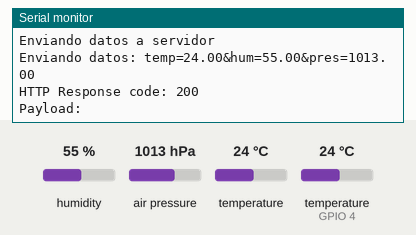
Simulated run of this sketch. Board: ESP32. On the bench: the last lines printed to the serial monitor. Inputs (shaded band) come from the test bench; at power-on: humidity 55 %, air pressure 1013 hPa, temperature 24 °C, temperature (sensor on GPIO 4) 24 °C. WiFi joins after 1.5 s; servers stay silent unless stated; uploads are accepted with an empty reply.

Above: at 17.7 s.
17.8 s: humidity set to 22 %
At 22.4 s:
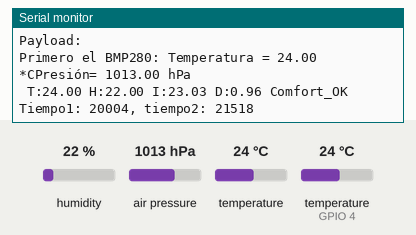
32.8 s: air pressure set to 952 hPa
At 40.16 s:
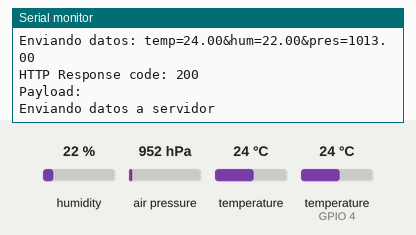
47.8 s: temperature (sensor 0) set to 12 °C
At 50.9 s:
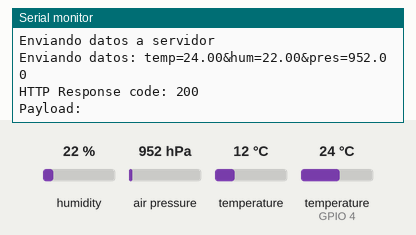

Measured:
- after the input at 17.8 s, the serial monitor: prints a new line after 3.7 s (image 1)

The sketch:

estacionMeteorologicaRecogeDatos.ino
```cpp
#include "DHTesp.h" // Click here to get the library: http://librarymanager/All#DHTesp
#include <Ticker.h>

#ifndef ESP32
#pragma message(THIS EXAMPLE IS FOR ESP32 ONLY!)
#error Select ESP32 board.
#endif

/**************************************************************/
/* Example how to read DHT sensors from an ESP32 using multi- */
/* tasking.                                                   */
/* This example depends on the Ticker library to wake up      */
/* the task every 20 seconds                                  */
/**************************************************************/
#include <WiFi.h>
#include <HTTPClient.h>
#include <Wire.h>
#include <SPI.h>
#include <Adafruit_BMP280.h>

Adafruit_BMP280 bmp; // use I2C interface
Adafruit_Sensor *bmp_temp = bmp.getTemperatureSensor();
Adafruit_Sensor *bmp_pressure = bmp.getPressureSensor();

const char* ssid = "*****";
const char* password = "*****";
//Your Domain name with URL path or IP address with path
const char* serverName = "http://tu-url/update-sensor.php";
DHTesp dht;

void tempTask(void *pvParameters);
bool getTemperature();
void triggerGetTemp();
float tempFinal=0.00;
float humFinal=0.00;
float presFinal=0.00;
int tiempo1=0;
int tiempo2=0;
/** Task handle for the light value read task */
TaskHandle_t tempTaskHandle = NULL;
/** Ticker for temperature reading */
Ticker tempTicker;
/** Comfort profile */
ComfortState cf;
/** Flag if task should run */
bool tasksEnabled = false;
/** Pin number for DHT11 data pin */
int dhtPin = 4;

/**
 * initTemp
 * Setup DHT library
 * Setup task and timer for repeated measurement
 * @return bool
 *    true if task and timer are started
 *    false if task or timer couldn't be started
 */
bool initTemp() {
  byte resultValue = 0;
  // Initialize temperature sensor
	dht.setup(dhtPin, DHTesp::DHT11);
	Serial.println("DHT initiated");

  // Start task to get temperature
	xTaskCreatePinnedToCore(
			tempTask,                       /* Function to implement the task */
			"tempTask ",                    /* Name of the task */
			4000,                           /* Stack size in words */
			NULL,                           /* Task input parameter */
			5,                              /* Priority of the task */
			&tempTaskHandle,                /* Task handle. */
			1);                             /* Core where the task should run */

  if (tempTaskHandle == NULL) {
    Serial.println("Failed to start task for temperature update");
    return false;
  } else {
    // Start update of environment data every 20 seconds
    tempTicker.attach(20, triggerGetTemp);
  }
  return true;
}

/**
 * triggerGetTemp
 * Sets flag dhtUpdated to true for handling in loop()
 * called by Ticker getTempTimer
 */
void triggerGetTemp() {
  if (tempTaskHandle != NULL) {
	   xTaskResumeFromISR(tempTaskHandle);
  }
}

/**
 * Task to reads temperature from DHT11 sensor
 * @param pvParameters
 *    pointer to task parameters
 */
void tempTask(void *pvParameters) {
	Serial.println("tempTask loop started");
	while (1) // tempTask loop
  {
    if (tasksEnabled) {
      // Get temperature values
			getTemperature();
		}
    // Got sleep again
		vTaskSuspend(NULL);
	}
}

/**
 * getTemperature
 * Reads temperature from DHT11 sensor
 * @return bool
 *    true if temperature could be aquired
 *    false if aquisition failed
*/
bool getTemperature() {
	// Reading temperature for humidity takes about 250 milliseconds!
	// Sensor readings may also be up to 2 seconds 'old' (it's a very slow sensor)
  TempAndHumidity newValues = dht.getTempAndHumidity();
	// Check if any reads failed and exit early (to try again).
	if (dht.getStatus() != 0) {
		Serial.println("DHT11 error status: " + String(dht.getStatusString()));
		return false;
	}

	float heatIndex = dht.computeHeatIndex(newValues.temperature, newValues.humidity);
  float dewPoint = dht.computeDewPoint(newValues.temperature, newValues.humidity);
  float cr = dht.getComfortRatio(cf, newValues.temperature, newValues.humidity);

  String comfortStatus;
  switch(cf) {
    case Comfort_OK:
      comfortStatus = "Comfort_OK";
      break;
    case Comfort_TooHot:
      comfortStatus = "Comfort_TooHot";
      break;
    case Comfort_TooCold:
      comfortStatus = "Comfort_TooCold";
      break;
    case Comfort_TooDry:
      comfortStatus = "Comfort_TooDry";
      break;
    case Comfort_TooHumid:
      comfortStatus = "Comfort_TooHumid";
      break;
    case Comfort_HotAndHumid:
      comfortStatus = "Comfort_HotAndHumid";
      break;
    case Comfort_HotAndDry:
      comfortStatus = "Comfort_HotAndDry";
      break;
    case Comfort_ColdAndHumid:
      comfortStatus = "Comfort_ColdAndHumid";
      break;
    case Comfort_ColdAndDry:
      comfortStatus = "Comfort_ColdAndDry";
      break;
    default:
      comfortStatus = "Unknown:";
      break;
  };
  sensors_event_t temp_event, pressure_event;
  bmp_temp->getEvent(&temp_event);
  bmp_pressure->getEvent(&pressure_event);
  Serial.print("Primero el BMP280: ");
  Serial.print(F("Temperatura = "));
  Serial.print(temp_event.temperature);
  Serial.print(" *C");
  Serial.print(F("Presión= "));
  Serial.print(pressure_event.pressure);
  Serial.println(" hPa");
  tempFinal=newValues.temperature;
humFinal=newValues.humidity;
presFinal=pressure_event.pressure;
  Serial.println(" T:" + String(newValues.temperature) + " H:" + String(newValues.humidity) + " I:" + String(heatIndex) + " D:" + String(dewPoint) + " " + comfortStatus);
Serial.print("Tiempo1: ");
Serial.print(tiempo1);
Serial.print(", tiempo2: ");
Serial.println(tiempo2);
	return true;
}

void setup()
{
  tiempo1=millis();
  Serial.begin(115200);
  Serial.println();
    WiFi.begin(ssid, password);
  Serial.println("Connecting");
  while(WiFi.status() != WL_CONNECTED) {
    delay(500);
    Serial.print(".");
  }
  Serial.println("");
  Serial.print("Connected to WiFi network with IP Address: ");
  Serial.println(WiFi.localIP());

  initTemp();
  // Signal end of setup() to tasks
  tasksEnabled = true;
  unsigned status;
  status = bmp.begin();
  if (!status) {
    Serial.println(F("Could not find a valid BMP280 sensor, check wiring or "
                      "try a different address!"));
    Serial.print("SensorID was: 0x"); Serial.println(bmp.sensorID(),16);
    Serial.print("        ID of 0xFF probably means a bad address, a BMP 180 or BMP 085\n");
    Serial.print("   ID of 0x56-0x58 represents a BMP 280,\n");
    Serial.print("        ID of 0x60 represents a BME 280.\n");
    Serial.print("        ID of 0x61 represents a BME 680.\n");
    while (1) delay(10);
  }
    bmp.setSampling(Adafruit_BMP280::MODE_NORMAL,     /* Operating Mode. */
                  Adafruit_BMP280::SAMPLING_X2,     /* Temp. oversampling */
                  Adafruit_BMP280::SAMPLING_X16,    /* Pressure oversampling */
                  Adafruit_BMP280::FILTER_X16,      /* Filtering. */
                  Adafruit_BMP280::STANDBY_MS_500); /* Standby time. */

  bmp_temp->printSensorDetails();
}

void loop() {
  tiempo2=millis();
  if (tiempo2-tiempo1>10000){
    Serial.println("Enviando datos a servidor");
    tiempo1=millis();
    enviaDatos();
  }
  if (!tasksEnabled) {
    // Wait 2 seconds to let system settle down
    delay(2000);
    // Enable task that will read values from the DHT sensor
    tasksEnabled = true;
    if (tempTaskHandle != NULL) {
			vTaskResume(tempTaskHandle);
		}
  }
  yield();
}
void enviaDatos(){
   if(WiFi.status()== WL_CONNECTED){
      WiFiClient client;
      HTTPClient http;

      // Your Domain name with URL path or IP address with path
      http.begin(client, serverName);

      // If you need Node-RED/server authentication, insert user and password below
      //http.setAuthorization("REPLACE_WITH_SERVER_USERNAME", "REPLACE_WITH_SERVER_PASSWORD");

      // Specify content-type header
      http.addHeader("Content-Type", "application/x-www-form-urlencoded");
      // Data to send with HTTP POST
String httpRequestData = "temp=" + String(tempFinal) + "&hum=" + String(humFinal)+ "&pres="+String(presFinal);      // Send HTTP POST request
      int httpResponseCode = http.POST(httpRequestData);

 Serial.print("Enviando datos: ");
Serial.println(httpRequestData);
      Serial.print("HTTP Response code: ");
      Serial.println(httpResponseCode);
        String payload = http.getString();
Serial.println("Payload: " + payload);

      // Free resources
      http.end();
    }
    else {
      Serial.println("WiFi Disconnected");
    }

}
```
